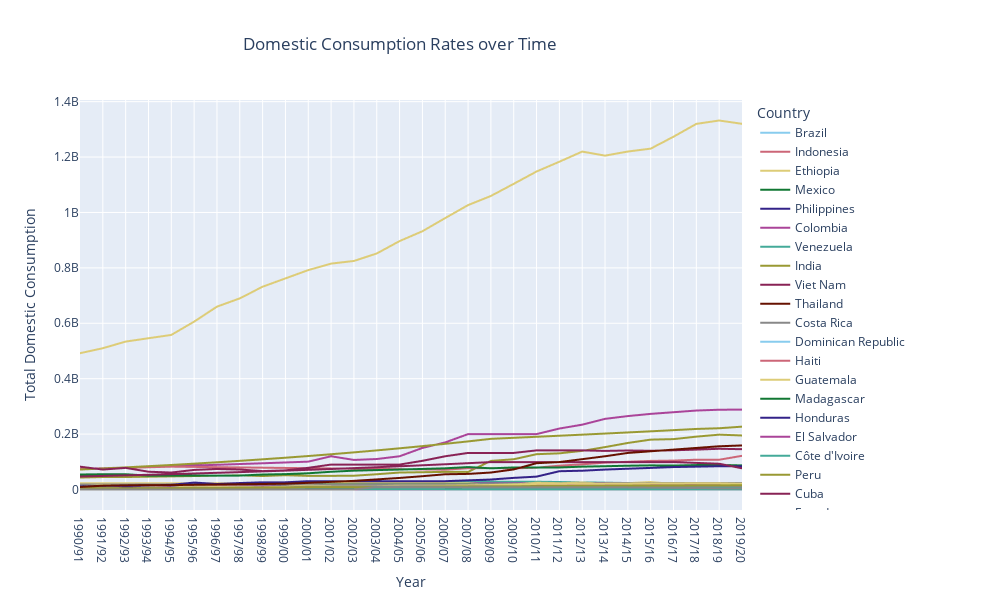

Notebook code for this chart:
### Code cell
# Lets graph a time series of domestic consumption by country

fig3 = px.line(coffee_domestic_consumption_2, x = coffee_domestic_consumption_2.index,
               y = coffee_domestic_consumption_2.columns[0:],color_discrete_sequence = px.colors.qualitative.Safe,
               labels = {"year": "Year", "value": "Total Domestic Consumption", "variable": "Country"},
               title="Domestic Consumption Rates over Time", width=1000, height=600)

fig3.update_layout(title_x=0.4)
fig3.show()
